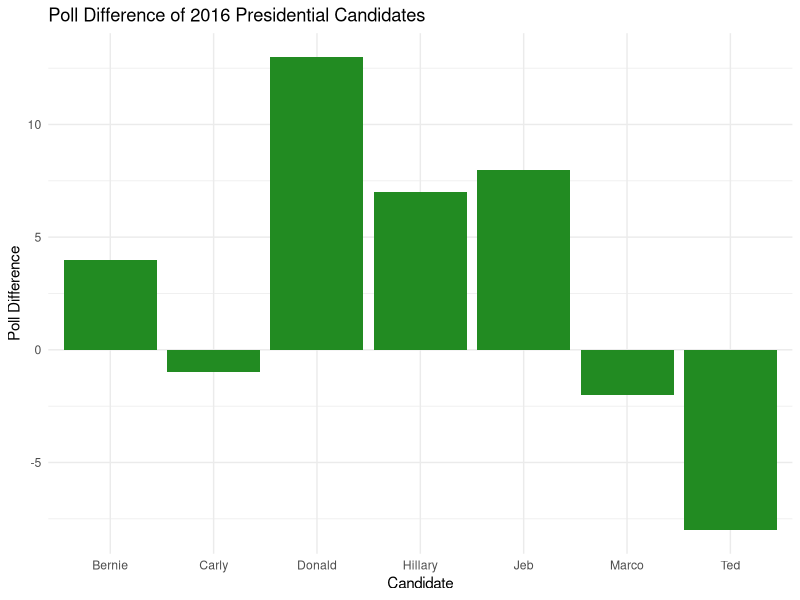

The R source for this figure:
library(ggplot2)

Name <- c("Jeb", "Donald", "Ted", "Marco", "Carly", "Hillary", "Bernie")
ABC_poll   <- c(  4,      62,      51,    21,      2,        14,       15)
CBS_poll   <- c( 12,      75,      43,    19,      1,        21,       19)
df_polls <- data.frame(Name, ABC_poll, CBS_poll)
str(df_polls)
head(df_polls)
mean(df_polls$ABC_poll)
median(df_polls$CBS_poll)
range(df_polls[, c("ABC_poll","CBS_poll")])
df_polls$Diff <- df_polls$CBS_poll - df_polls$ABC_pol

ggplot(df_polls, aes(x = factor(Name), y = Diff)) + geom_col(fill = "forestgreen") + labs(title = "Poll Difference of 2016 Presidential Candidates", x = "Candidate", y = "Poll Difference") + theme_minimal()
